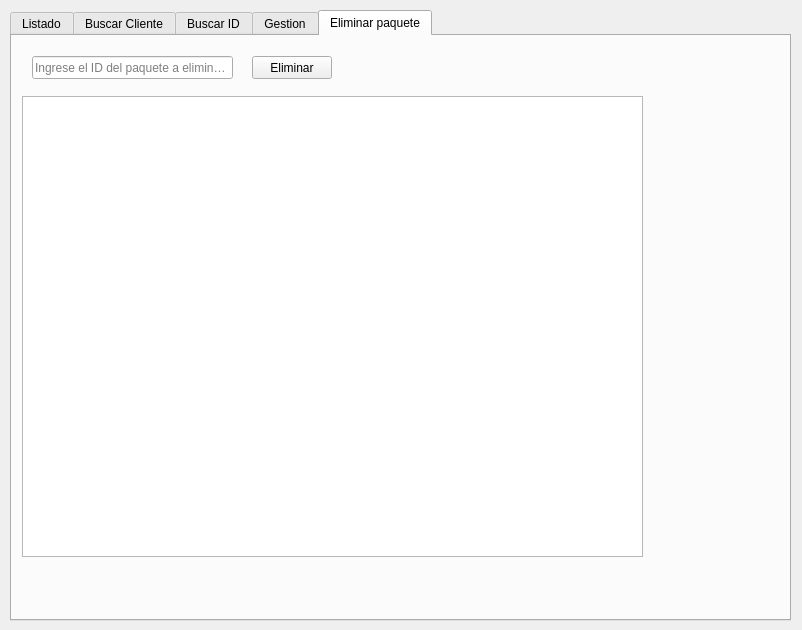
<?xml version="1.0" encoding="UTF-8"?>
<ui version="4.0">
 <class>adminwindow</class>
 <widget class="QWidget" name="adminwindow">
  <property name="geometry">
   <rect>
    <x>0</x>
    <y>0</y>
    <width>802</width>
    <height>630</height>
   </rect>
  </property>
  <property name="windowTitle">
   <string>Form</string>
  </property>
  <widget class="QTabWidget" name="tabWidget">
   <property name="geometry">
    <rect>
     <x>10</x>
     <y>10</y>
     <width>781</width>
     <height>611</height>
    </rect>
   </property>
   <property name="currentIndex">
    <number>4</number>
   </property>
   <widget class="QWidget" name="listado">
    <property name="contextMenuPolicy">
     <enum>Qt::ContextMenuPolicy::DefaultContextMenu</enum>
    </property>
    <attribute name="title">
     <string>Listado</string>
    </attribute>
    <widget class="QLineEdit" name="cedulaEdit">
     <property name="geometry">
      <rect>
       <x>9</x>
       <y>9</y>
       <width>271</width>
       <height>23</height>
      </rect>
     </property>
     <property name="maxLength">
      <number>10</number>
     </property>
     <property name="placeholderText">
      <string>Ingrese la cédula para filtrar paquete por cliente...</string>
     </property>
    </widget>
    <widget class="QTableWidget" name="packagesTable">
     <property name="geometry">
      <rect>
       <x>9</x>
       <y>38</y>
       <width>761</width>
       <height>541</height>
      </rect>
     </property>
     <property name="columnCount">
      <number>7</number>
     </property>
     <column>
      <property name="text">
       <string>Cedula</string>
      </property>
     </column>
     <column>
      <property name="text">
       <string>Cliente</string>
      </property>
     </column>
     <column>
      <property name="text">
       <string>ID Paquete</string>
      </property>
     </column>
     <column>
      <property name="text">
       <string>Estado</string>
      </property>
     </column>
     <column>
      <property name="text">
       <string>Fecha</string>
      </property>
     </column>
     <column>
      <property name="text">
       <string>Nombre del Producto</string>
      </property>
     </column>
     <column>
      <property name="text">
       <string>Cantidad de Producto</string>
      </property>
     </column>
    </widget>
    <widget class="QPushButton" name="loadButton">
     <property name="geometry">
      <rect>
       <x>310</x>
       <y>10</y>
       <width>80</width>
       <height>23</height>
      </rect>
     </property>
     <property name="text">
      <string>Cargar</string>
     </property>
    </widget>
   </widget>
   <widget class="QWidget" name="buscarCliente">
    <attribute name="title">
     <string>Buscar Cliente</string>
    </attribute>
    <widget class="QLineEdit" name="filterEdit">
     <property name="geometry">
      <rect>
       <x>20</x>
       <y>20</y>
       <width>241</width>
       <height>23</height>
      </rect>
     </property>
     <property name="placeholderText">
      <string>Ingrese la cédula del Cliente a buscar...</string>
     </property>
    </widget>
    <widget class="QPushButton" name="filterButton">
     <property name="geometry">
      <rect>
       <x>270</x>
       <y>20</y>
       <width>80</width>
       <height>23</height>
      </rect>
     </property>
     <property name="text">
      <string>Filtrar</string>
     </property>
    </widget>
    <widget class="QLabel" name="filterLabel">
     <property name="geometry">
      <rect>
       <x>20</x>
       <y>70</y>
       <width>351</width>
       <height>271</height>
      </rect>
     </property>
     <property name="text">
      <string/>
     </property>
    </widget>
   </widget>
   <widget class="QWidget" name="buscarID">
    <attribute name="title">
     <string>Buscar ID</string>
    </attribute>
    <widget class="QLineEdit" name="packageEdit">
     <property name="geometry">
      <rect>
       <x>20</x>
       <y>10</y>
       <width>201</width>
       <height>23</height>
      </rect>
     </property>
     <property name="placeholderText">
      <string>Ingrese el ID de paquete a buscar...</string>
     </property>
    </widget>
    <widget class="QPushButton" name="searchButton">
     <property name="geometry">
      <rect>
       <x>230</x>
       <y>10</y>
       <width>80</width>
       <height>23</height>
      </rect>
     </property>
     <property name="text">
      <string>Buscar</string>
     </property>
    </widget>
    <widget class="QLabel" name="resultLabel">
     <property name="geometry">
      <rect>
       <x>20</x>
       <y>50</y>
       <width>291</width>
       <height>251</height>
      </rect>
     </property>
     <property name="text">
      <string/>
     </property>
    </widget>
   </widget>
   <widget class="QWidget" name="gestion">
    <attribute name="title">
     <string>Gestion</string>
    </attribute>
    <widget class="QLineEdit" name="manageEdit">
     <property name="geometry">
      <rect>
       <x>20</x>
       <y>20</y>
       <width>113</width>
       <height>23</height>
      </rect>
     </property>
     <property name="placeholderText">
      <string>ID del paquete...</string>
     </property>
    </widget>
    <widget class="QComboBox" name="statusComboBox">
     <property name="geometry">
      <rect>
       <x>150</x>
       <y>20</y>
       <width>151</width>
       <height>23</height>
      </rect>
     </property>
     <property name="currentIndex">
      <number>-1</number>
     </property>
     <property name="placeholderText">
      <string>Ingrese una opción...</string>
     </property>
     <item>
      <property name="text">
       <string>En tránsito</string>
      </property>
     </item>
     <item>
      <property name="text">
       <string>Entregado</string>
      </property>
     </item>
     <item>
      <property name="text">
       <string>Cancelado</string>
      </property>
     </item>
    </widget>
    <widget class="QPushButton" name="updateStatusButton">
     <property name="geometry">
      <rect>
       <x>320</x>
       <y>20</y>
       <width>101</width>
       <height>23</height>
      </rect>
     </property>
     <property name="text">
      <string>Actualizar estado</string>
     </property>
    </widget>
    <widget class="QLabel" name="manageMessageLabel">
     <property name="geometry">
      <rect>
       <x>40</x>
       <y>60</y>
       <width>361</width>
       <height>21</height>
      </rect>
     </property>
     <property name="text">
      <string/>
     </property>
    </widget>
   </widget>
   <widget class="QWidget" name="eliminar">
    <attribute name="title">
     <string>Eliminar paquete</string>
    </attribute>
    <widget class="QLineEdit" name="eliminarEdit">
     <property name="geometry">
      <rect>
       <x>20</x>
       <y>20</y>
       <width>201</width>
       <height>23</height>
      </rect>
     </property>
     <property name="placeholderText">
      <string>Ingrese el ID del paquete a eliminar...</string>
     </property>
    </widget>
    <widget class="QPushButton" name="eliminarButton">
     <property name="geometry">
      <rect>
       <x>240</x>
       <y>20</y>
       <width>80</width>
       <height>23</height>
      </rect>
     </property>
     <property name="text">
      <string>Eliminar</string>
     </property>
    </widget>
    <widget class="QTableWidget" name="solicitudesTable">
     <property name="geometry">
      <rect>
       <x>10</x>
       <y>60</y>
       <width>621</width>
       <height>461</height>
      </rect>
     </property>
    </widget>
    <widget class="QLabel" name="eliminarLabel">
     <property name="geometry">
      <rect>
       <x>330</x>
       <y>24</y>
       <width>301</width>
       <height>21</height>
      </rect>
     </property>
     <property name="text">
      <string/>
     </property>
    </widget>
   </widget>
  </widget>
 </widget>
 <resources/>
 <connections/>
</ui>
